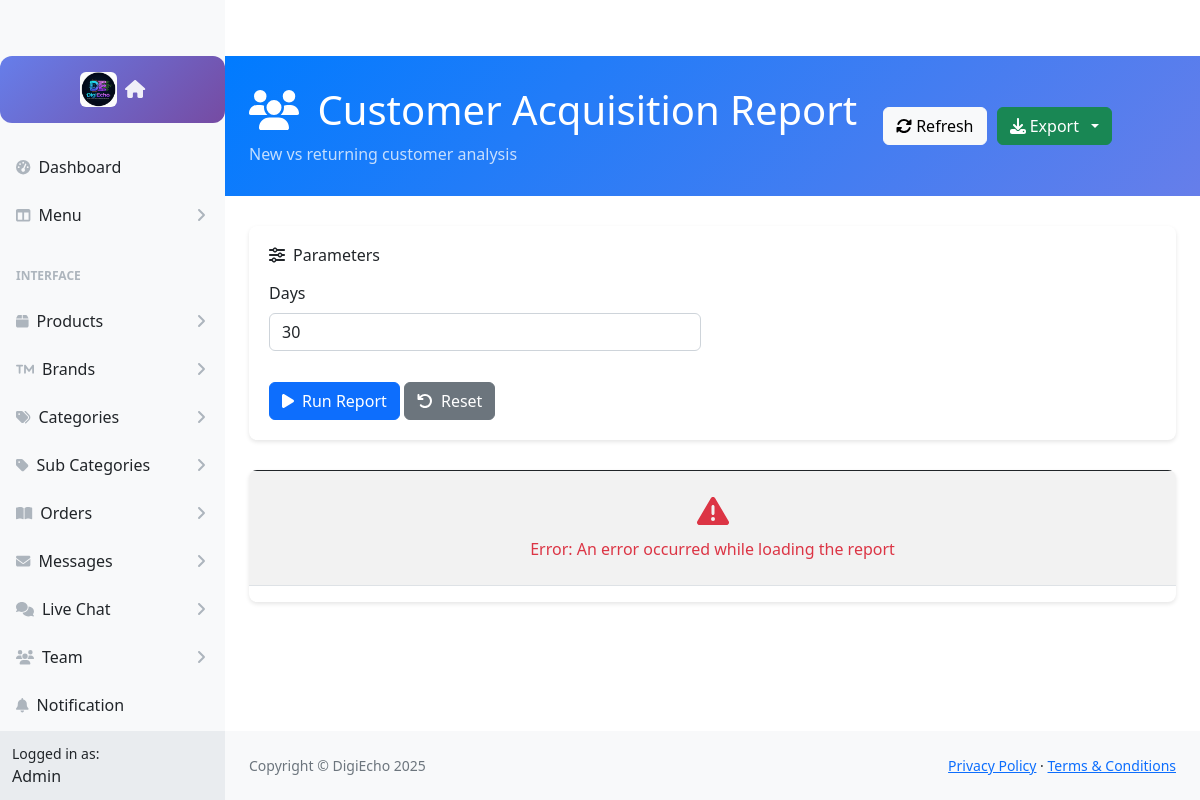
The app's page /admin/reports-view.php?template_id=3 (signed in) with its own data.
### tables this page shows
CREATE TABLE `report_templates` (
  `id` int(11) NOT NULL,
  `category_id` int(11) NOT NULL,
  `name` varchar(200) NOT NULL,
  `slug` varchar(200) NOT NULL,
  `description` text DEFAULT NULL,
  `query_template` longtext NOT NULL,
  `chart_type` enum('line','bar','pie','doughnut','area','column','table','metric','gauge') DEFAULT 'table',
  `chart_config` longtext DEFAULT NULL CHECK (json_valid(`chart_config`)),
  `parameters` longtext DEFAULT NULL CHECK (json_valid(`parameters`)),
  `filters` longtext DEFAULT NULL CHECK (json_valid(`filters`)),
  `columns` longtext DEFAULT NULL CHECK (json_valid(`columns`)),
  `aggregations` longtext DEFAULT NULL CHECK (json_valid(`aggregations`)),
  `refresh_interval` int(11) DEFAULT 0 COMMENT 'Auto refresh in minutes, 0 = manual',
  `cache_duration` int(11) DEFAULT 300 COMMENT 'Cache duration in seconds',
  `access_roles` longtext DEFAULT NULL CHECK (json_valid(`access_roles`)),
  `is_active` tinyint(1) DEFAULT 1,
  `is_featured` tinyint(1) DEFAULT 0,
  `sort_order` int(11) DEFAULT 0,
  `created_by` int(11) DEFAULT NULL,
  `created_at` timestamp NOT NULL DEFAULT current_timestamp(),
  `updated_at` timestamp NOT NULL DEFAULT current_timestamp() ON UPDATE current_timestamp()
);

CREATE TABLE `report_categories` (
  `id` int(11) NOT NULL,
  `name` varchar(100) NOT NULL,
  `slug` varchar(100) NOT NULL,
  `description` text DEFAULT NULL,
  `icon` varchar(50) DEFAULT NULL,
  `color` varchar(20) DEFAULT '#007bff',
  `sort_order` int(11) DEFAULT 0,
  `is_active` tinyint(1) DEFAULT 1,
  `created_at` timestamp NOT NULL DEFAULT current_timestamp(),
  `updated_at` timestamp NOT NULL DEFAULT current_timestamp() ON UPDATE current_timestamp()
);

### admin/reports-view.php (the view, shortened to what this page needs)
<?php
require_once '../config/database.php';
require_once '../src/ReportManager.php';
$template_id = $_GET['template_id'] ?? null;
try {
    $stmt = $pdo->prepare("SELECT rt.*, rc.name as category_name, rc.color as category_color, rc.icon as category_icon
                          FROM report_templates rt
                          JOIN report_categories rc ON rt.category_id = rc.id
                          WHERE rt.id = ? AND rt.is_active = 1");
    $stmt->execute([$template_id]);
    $template = $stmt->fetch(PDO::FETCH_ASSOC);
} catch (Exception $e) {
    header('Location: reports-list.php');
    exit();
}
$parameters = json_decode($template['parameters'] ?? '{}', true);
?>
<!DOCTYPE html>
<html lang="en">
<head>
    <link href="https://cdn.jsdelivr.net/npm/simple-datatables@7.1.2/dist/style.min.css" rel="stylesheet" />
    <link href="assets/css/styles.css" rel="stylesheet" />
    <link href="https://cdnjs.cloudflare.com/ajax/libs/font-awesome/6.0.0/css/all.min.css" rel="stylesheet" />
</head>
<body class="sb-nav-fixed">
    <?php include 'components/header.php'; ?>
    <div id="layoutSidenav">
        <?php include 'components/sidebar.php'; ?>
        <div id="layoutSidenav_content">
            <div class="report-header">
                <div class="container-fluid px-4">
                    <div class="row align-items-center">
                        <div class="col-md-8">
                            <h1 class="mb-2">
                                <i class="<?= $template['category_icon'] ?> me-2"></i>
                                <?= htmlspecialchars($template['name']) ?>
                            </h1>
                            <p class="mb-0 opacity-75">
                                <?= htmlspecialchars($template['description'] ?? 'No description available.') ?>
                            </p>
                        </div>
                        <div class="col-md-4 text-end">
                            <div class="export-buttons">
                                <button class="btn btn-light" onclick="refreshReport()">
                                    <i class="fas fa-sync-alt"></i> Refresh
                                </button>
                                <div class="btn-group">
                                    <button class="btn btn-success dropdown-toggle" type="button" data-bs-toggle="dropdown">
                                        <i class="fas fa-download"></i> Export
                                    </button>
                                </div>
                            </div>
                        </div>
                    </div>
                </div>
            </div>
            <main>
                <div class="container-fluid px-4">
                    <div class="report-controls">
                        <form id="reportForm" onsubmit="return false;">
                            <div class="row">
                                <?php if (!empty($parameters)): ?>
                                <div class="col-md-6">
                                    <h6 class="mb-3"><i class="fas fa-sliders-h me-2"></i>Parameters</h6>
                                    <?php foreach ($parameters as $key => $param): ?>
                                    <div class="parameter-group">
                                        <label for="param_<?= $key ?>" class="form-label">
                                            <?= htmlspecialchars($param['label'] ?? ucfirst($key)) ?>
                                        </label>
                                        <?php if ($param['type'] === 'number'): ?>
                                        <input type="number" class="form-control" id="param_<?= $key ?>"
                                               name="parameters[<?= $key ?>]" value="<?= $param['default'] ?? '' ?>">
                                        <?php elseif ($param['type'] === 'date'): ?>
                                        <input type="date" class="form-control" id="param_<?= $key ?>"
                                               name="parameters[<?= $key ?>]" value="<?= $param['default'] ?? date('Y-m-d') ?>">
                                        <?php else: ?>
                                        <input type="text" class="form-control" id="param_<?= $key ?>"
                                               name="parameters[<?= $key ?>]" value="<?= $param['default'] ?? '' ?>">
                                        <?php endif; ?>
                                    </div>
                                    <?php endforeach; ?>
                                </div>
                                <?php endif; ?>
                            </div>
                            <div class="row mt-3">
                                <div class="col-12">
                                    <button type="button" class="btn btn-primary" onclick="executeReport()">
                                        <i class="fas fa-play me-2"></i>Run Report
                                    </button>
                                    <button type="button" class="btn btn-secondary" onclick="resetForm()">
                                        <i class="fas fa-undo me-2"></i>Reset
                                    </button>
                                </div>
                            </div>
                        </form>
                    </div>
                    <div class="report-content position-relative">
                        <div id="tableView">
                            <div class="table-container">
                                <table class="table table-striped" id="reportTable">
                                    <tbody id="tableBody">
                                    </tbody>
                                </table>
                            </div>
                        </div>
                    </div>
                </div>
            </main>
            <?php include 'components/footer.php'; ?>
        </div>
    </div>
</body>
</html>

### admin/components/header.php (style rules this page uses)
.dropdown-toggle::after { margin-left: 0.5em; }

### records on screen
report_templates: name "Customer Acquisition Report", description "New vs returning customer analysis"

### other values on screen
$_SESSION['username'] "Admin"
$param['label'] "Days"
settings()['companyname'] "DigiEcho"
